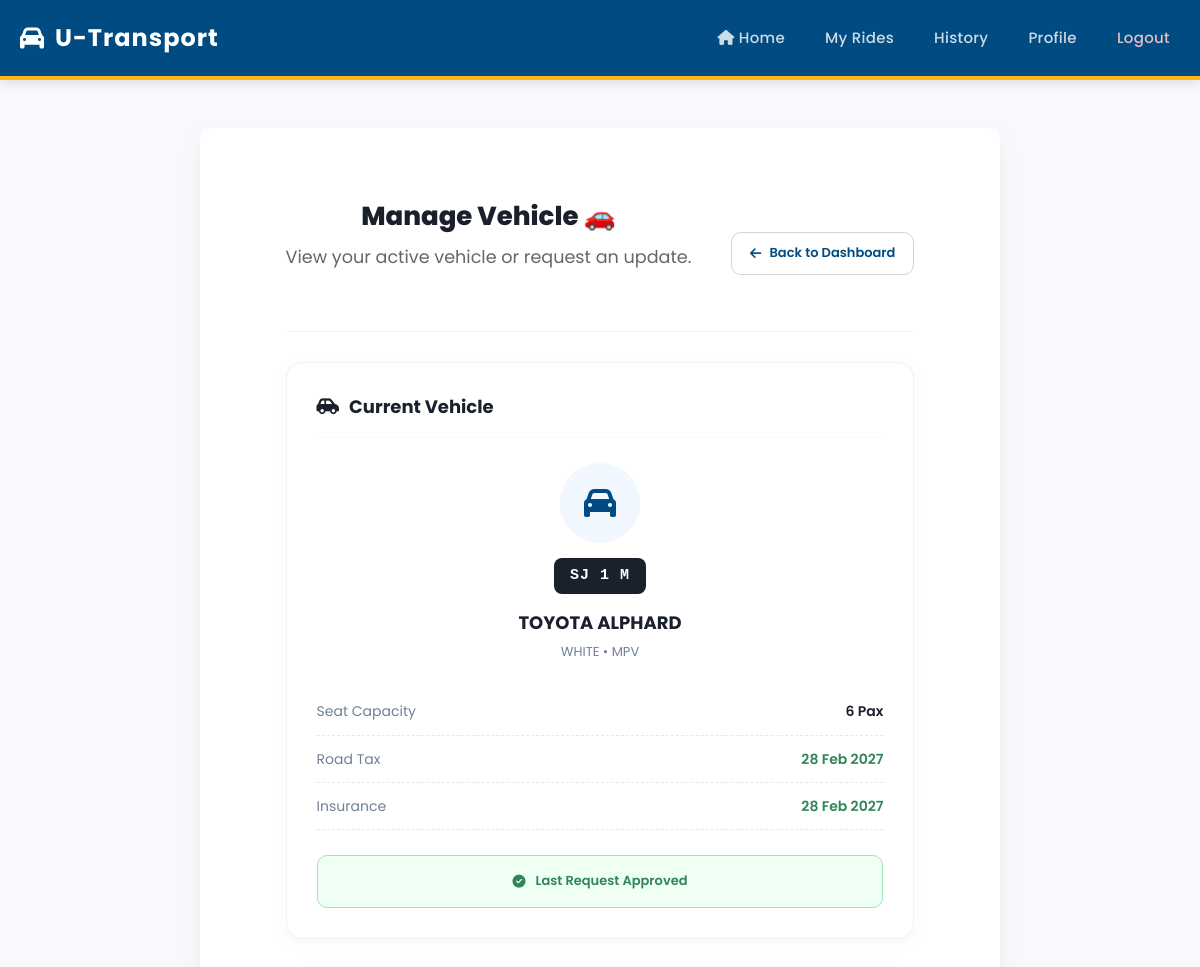
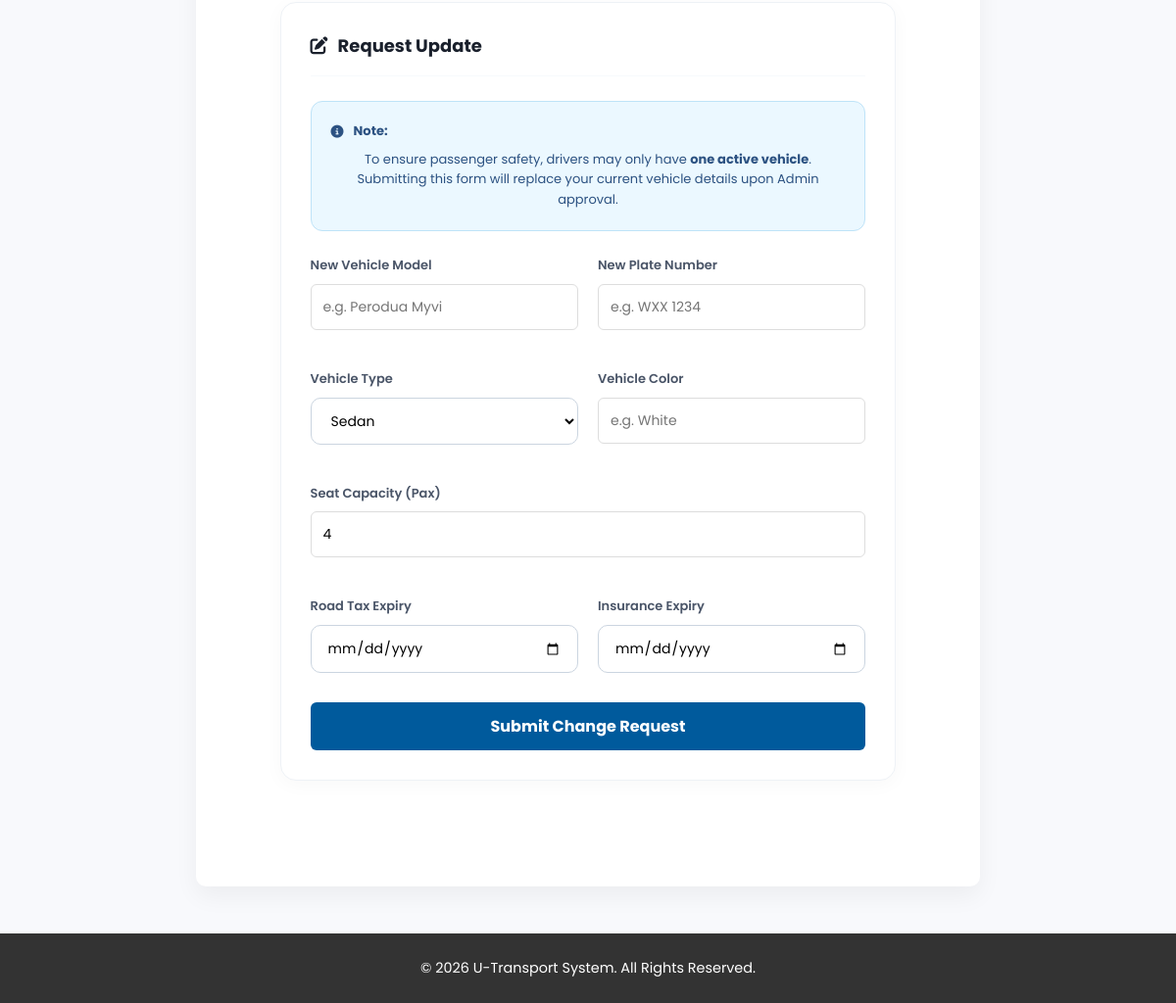
/driver_vehicle.php (signed in), run on the app's committed database (2 pictures, top to bottom).
### tables this page shows
CREATE TABLE `vehicles` (
  `vehicle_id` int(10) UNSIGNED NOT NULL,
  `driver_id` int(10) UNSIGNED NOT NULL,
  `vehicle_model` varchar(100) NOT NULL,
  `plate_number` varchar(20) NOT NULL,
  `vehicle_type` varchar(50) DEFAULT NULL,
  `vehicle_color` varchar(50) DEFAULT NULL,
  `seat_count` tinyint(3) UNSIGNED DEFAULT 4,
  `created_at` timestamp NOT NULL DEFAULT current_timestamp(),
  `road_tax_expiry` date DEFAULT NULL,
  `insurance_expiry` date DEFAULT NULL
);

### driver_vehicle.php (the view, shortened to what this page needs)
<?php
include "db_connect.php";
$driver_id = $_SESSION['driver_id'];
$v_stmt = $conn->prepare("SELECT * FROM vehicles WHERE driver_id = ?");
$v_stmt->bind_param("i", $driver_id);
$v_stmt->execute();
$vehicle = $v_stmt->get_result()->fetch_assoc();
$r_stmt = $conn->prepare("SELECT * FROM vehicle_change_requests WHERE driver_id = ? ORDER BY created_at DESC LIMIT 1");
$r_stmt->bind_param("i", $driver_id);
$r_stmt->execute();
$last_req = $r_stmt->get_result()->fetch_assoc();
include "header.php";
?>
<link rel="stylesheet" href="https://cdnjs.cloudflare.com/ajax/libs/font-awesome/6.5.1/css/all.min.css">
<div class="dashboard-wrapper">
    <div class="dashboard-header">
        <div class="dashboard-title">
            <h1>Manage Vehicle 🚗</h1>
            <p class="dashboard-subtitle">View your active vehicle or request an update.</p>
        </div>
        <div class="header-actions">
            <a href="driver_dashboard.php" class="btn-back">
                <i class="fa-solid fa-arrow-left"></i> Back to Dashboard
            </a>
        </div>
    </div>
    <div class="dashboard-grid">
        <div class="modern-card">
            <div class="card-title-row"><div class="card-title-text"><i class="fa-solid fa-car-side"></i> Current Vehicle</div></div>
            <?php if($vehicle): ?>
                <div class="vehicle-display-box">
                    <div class="v-icon"><i class="fa-solid fa-car"></i></div>
                    <div class="v-plate"><?php echo htmlspecialchars($vehicle['plate_number']); ?></div>
                    <div class="v-model"><?php echo htmlspecialchars($vehicle['vehicle_model']); ?></div>
                    <div style="font-size:13px; color:#718096;"><?php echo htmlspecialchars($vehicle['vehicle_color']); ?> • <?php echo htmlspecialchars($vehicle['vehicle_type']); ?></div>
                </div>
                <div class="info-list">
                    <div class="info-row">
                        <span class="info-label">Seat Capacity</span>
                        <span class="info-val"><?php echo htmlspecialchars($vehicle['seat_count']); ?> Pax</span>
                    </div>
                    <div class="info-row">
                        <span class="info-label">Road Tax</span>
                        <span class="info-val" style="<?php echo (!empty($vehicle['road_tax_expiry']) && strtotime($vehicle['road_tax_expiry']) < time()) ? 'color:#e53e3e;' : 'color:#2f855a;'; ?>">
                            <?php echo !empty($vehicle['road_tax_expiry']) ? date("d M Y", strtotime($vehicle['road_tax_expiry'])) : 'N/A'; ?>
                        </span>
                    </div>
                    <div class="info-row">
                        <span class="info-label">Insurance</span>
                        <span class="info-val" style="<?php echo (!empty($vehicle['insurance_expiry']) && strtotime($vehicle['insurance_expiry']) < time()) ? 'color:#e53e3e;' : 'color:#2f855a;'; ?>">
                            <?php echo !empty($vehicle['insurance_expiry']) ? date("d M Y", strtotime($vehicle['insurance_expiry'])) : 'N/A'; ?>
                        </span>
                    </div>
                </div>
            <?php endif; ?>
            <?php if($last_req): ?>
                <div class="status-badge sb-<?php echo strtolower($last_req['status']); ?>">
                    <?php
                        if($last_req['status'] == 'pending') echo '<i class="fa-solid fa-clock"></i> Request Pending Review';
                        elseif($last_req['status'] == 'approved') echo '<i class="fa-solid fa-circle-check"></i> Last Request Approved';
                        else echo '<i class="fa-solid fa-circle-xmark"></i> Last Request Rejected';
                    ?>
                </div>
            <?php endif; ?>
        </div>
        <div class="modern-card">
            <div class="card-title-row"><div class="card-title-text"><i class="fa-solid fa-pen-to-square"></i> Request Update</div></div>
            <?php
            if($last_req && $last_req['status'] == 'pending'):
            ?>
                <div style="text-align:center; padding:60px 20px;">
                    <i class="fa-solid fa-hourglass-half" style="font-size:50px; color:#cbd5e0; margin-bottom:20px;"></i>
                    <h3 style="color:#2d3748; font-size:20px; margin-bottom:10px;">Request Under Review</h3>
                    <p style="color:#718096; font-size:14px; line-height:1.6; max-width:400px; margin:0 auto;">
                        You submitted a vehicle update request on <b><?php echo date("d M Y", strtotime($last_req['created_at'])); ?></b>.
                        <br>Please wait for the administrator to approve it before making another request.
                    </p>
                </div>
            <?php else: ?>
                <div class="policy-box">
                    <div style="display:flex; align-items:center; gap:10px; margin-bottom:8px;">
                        <i class="fa-solid fa-circle-info"></i> <strong>Note:</strong>
                    </div>
                    To ensure passenger safety, drivers may only have <strong>one active vehicle</strong>. Submitting this form will replace your current vehicle details upon Admin approval.
                </div>
                <form method="POST">
                    <div class="grid-2">
                        <div class="form-group">
                            <label class="form-label">New Vehicle Model</label>
                            <input type="text" name="model" class="form-input" placeholder="e.g. Perodua Myvi" required>
                        </div>
                        <div class="form-group">
                            <label class="form-label">New Plate Number</label>
                            <input type="text" name="plate" class="form-input" placeholder="e.g. WXX 1234" required>
                        </div>
                    </div>
                    <div class="grid-2">
                        <div class="form-group">
                            <label class="form-label">Vehicle Type</label>
                            <select name="type" class="form-input">
                                <option value="Sedan">Sedan</option>
                            </select>
                        </div>
                        <div class="form-group">
                            <label class="form-label">Vehicle Color</label>
                            <input type="text" name="color" class="form-input" placeholder="e.g. White" required>
                        </div>
                    </div>
                    <div class="form-group">
                        <label class="form-label">Seat Capacity (Pax)</label>
                        <input type="number" name="seats" class="form-input" min="1" max="6" value="4" required>
                    </div>
                    <div class="grid-2">
                        <div class="form-group">
                            <label class="form-label">Road Tax Expiry</label>
                            <input type="date" name="road_tax_expiry" class="form-input" required>
                        </div>
                        <div class="form-group">
                            <label class="form-label">Insurance Expiry</label>
                            <input type="date" name="insurance_expiry" class="form-input" required>
                        </div>
                    </div>
                    <button type="submit" name="btn_request_change" class="btn-submit">Submit Change Request</button>
                </form>
            <?php endif; ?>
        </div>
    </div>
</div>
<?php include "footer.php"; ?>

### style.css (style rules this page uses)
:root { --primary-color: #005A9C; --primary-dark: #004170; --secondary-color: #FDB813; --light-gray: #f4f4f9; --dark-gray: #333; --white-color: #ffffff; --shadow: 0 4px 6px rgba(0,0,0,0.1); }
* { margin: 0; padding: 0; box-sizing: border-box; }
body { font-family: 'Segoe UI', Tahoma, Geneva, Verdana, sans-serif; background-color: var(--light-gray); color: var(--dark-gray); line-height: 1.6; display: flex; flex-direction: column; min-height: 100vh; padding-bottom: 0; }
html { height: 100%; }
.content-area p { font-size: 1.1rem; color: #666; margin-bottom: 2.5rem; }
form { display: flex; flex-direction: column; text-align: left; width: 100%; }
label { margin-bottom: 5px; font-weight: 600; color: var(--dark-gray); }
input[type="text"], input[type="email"], input[type="password"], input[type="number"], input[type="datetime-local"], select { width: 100%; padding: 12px; margin-bottom: 20px; border-radius: 6px; border: 1px solid #ddd; transition: border 0.3s; }
button[type="submit"] { background-color: var(--primary-color); color: var(--white-color); padding: 12px 20px; border: none; border-radius: 6px; cursor: pointer; font-size: 1rem; font-weight: 700; transition: background-color 0.3s ease; width: 100%; }

### header.php (style rules this page uses)
body { font-family: 'Poppins', sans-serif !important; user-select: none; -webkit-user-select: none; cursor: default; padding-top: 80px; margin: 0; }
h1, h2, h3, h4, h5, h6, p, span, label, a, li, button, .swal2-popup { font-family: 'Poppins', sans-serif !important; }
input, select, textarea { user-select: text !important; -webkit-user-select: text !important; cursor: text !important; font-family: 'Poppins', sans-serif !important; }
a, button, .btn, .submit { cursor: pointer !important; }

### data on the page
vehicles: plate_number "SJ 1 M", vehicle_model "TOYOTA ALPHARD", vehicle_color "WHITE", vehicle_type "MPV", seat_count "6", road_tax_expiry "28 Feb 2027", insurance_expiry "28 Feb 2027"
